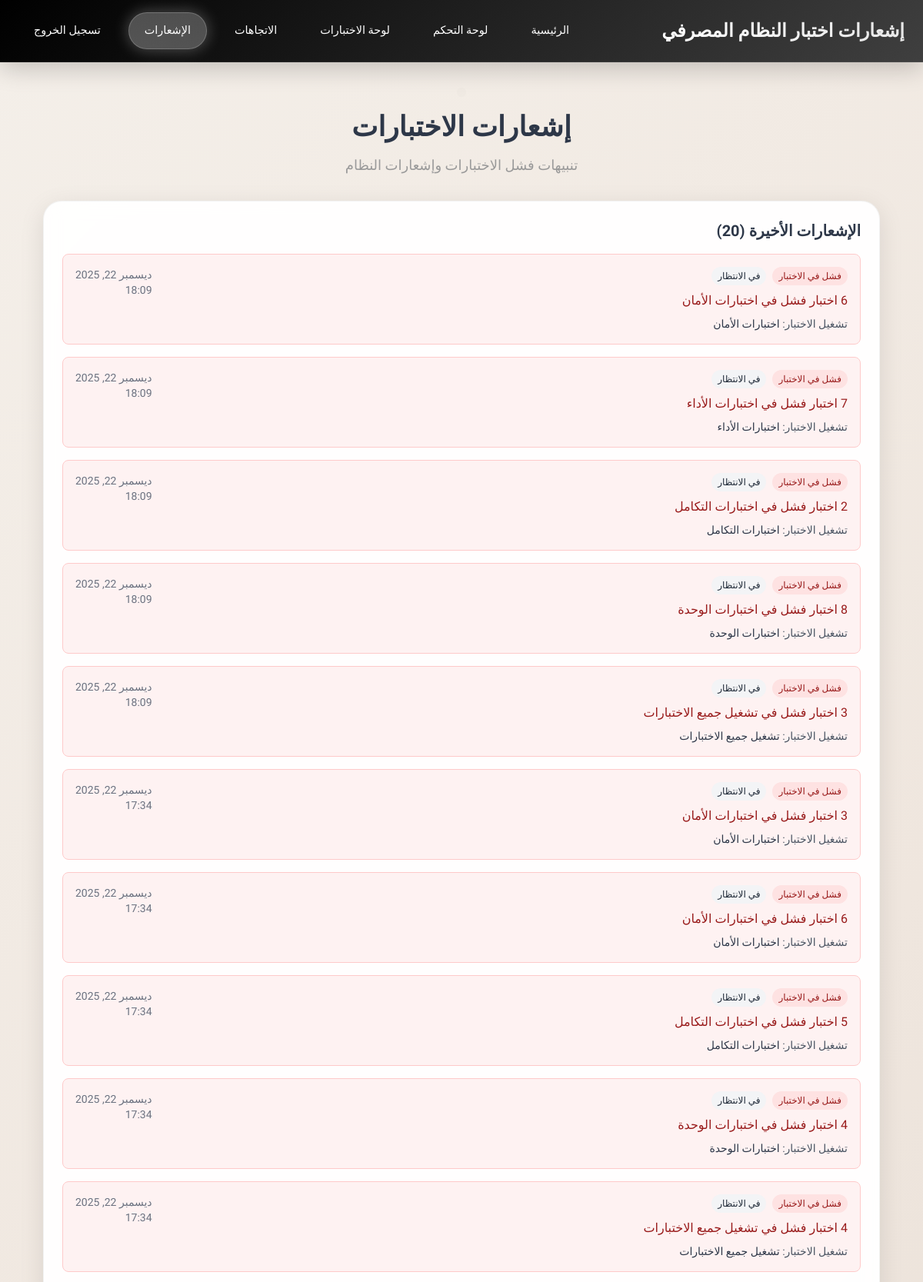
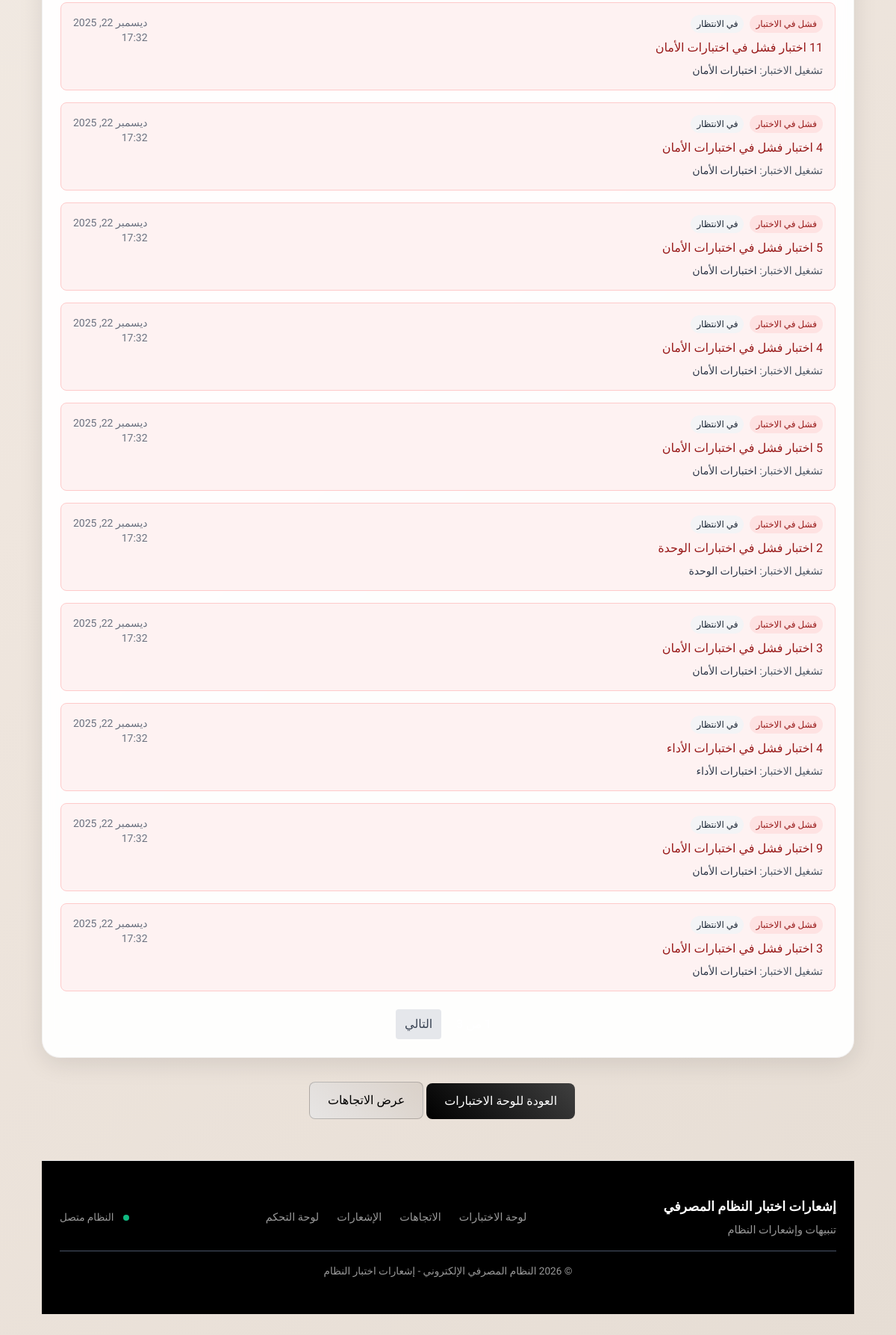
The page /test-dashboard/notifications/ on the database its author committed (2 pictures, top to bottom).
### test_dashboard/models.py (models this page shows, shortened)
class TestNotification(models.Model):
    NOTIFICATION_TYPES = [
        ('test_failure', 'Test Failure'),
        ('build_failure', 'Build Failure'),
        ('coverage_drop', 'Coverage Drop'),
    ]
    test_run = models.ForeignKey(TestRun, on_delete=models.CASCADE)
    notification_type = models.CharField(max_length=20, choices=NOTIFICATION_TYPES)
    message = models.TextField()
    created_at = models.DateTimeField(default=timezone.now)
    is_sent = models.BooleanField(default=False)
    class Meta:
        ordering = ['-created_at']

class TestRun(models.Model):
    STATUS_CHOICES = [
        ('running', 'Running'),
        ('passed', 'Passed'),
        ('failed', 'Failed'),
        ('error', 'Error'),
    ]
    name = models.CharField(max_length=200)
    status = models.CharField(max_length=20, choices=STATUS_CHOICES, default='running')
    start_time = models.DateTimeField(default=timezone.now)
    end_time = models.DateTimeField(null=True, blank=True)
    duration = models.FloatField(null=True, blank=True)
    total_tests = models.IntegerField(default=0)
    passed_tests = models.IntegerField(default=0)
    failed_tests = models.IntegerField(default=0)
    error_tests = models.IntegerField(default=0)
    coverage_percentage = models.FloatField(null=True, blank=True)
    class Meta:
        ordering = ['-start_time']

### test_dashboard/views.py (the view)
# urls.py: path('notifications/', views.NotificationListView.as_view(), name='notifications'),
class NotificationListView(ListView):
    model = TestNotification
    template_name = 'test_dashboard/notifications.html'
    context_object_name = 'notifications'
    paginate_by = 20
    def get_queryset(self):
        return TestNotification.objects.select_related('test_run').order_by('-created_at')

### templates/test_dashboard/notifications.html (shortened to what this page needs)
{% load i18n static %}
<!DOCTYPE html>
<html lang="ar" dir="rtl">
<head>
    <link href="https://unpkg.com/tailwindcss@^2.0/dist/tailwind.min.css" rel="stylesheet">
    <link rel="stylesheet" href="{% static 'css/admin-enhanced.css' %}">
</head>
<body>
    <nav class="navbar">
        <div class="nav-content">
            <a href="{% url 'admin:index' %}" class="nav-brand">
                إشعارات اختبار النظام المصرفي
            </a>
            <div class="nav-links">
                <a href="{% url 'home' %}" class="nav-link">
                    الرئيسية
                </a>
                <a href="{% url 'admin:index' %}" class="nav-link">
                    لوحة التحكم
                </a>
                <a href="{% url 'test_dashboard:dashboard' %}" class="nav-link">
                    لوحة الاختبارات
                </a>
                <a href="{% url 'test_dashboard:trends' %}" class="nav-link">
                    الاتجاهات
                </a>
                <a href="{% url 'test_dashboard:notifications' %}" class="nav-link active">
                    الإشعارات
                </a>
                <a href="{% url 'accounts:user_logout' %}" class="nav-link">
                    تسجيل الخروج
                </a>
            </div>
        </div>
    </nav>
    <div class="content-area" style="max-width: 1200px; margin: 2rem auto; padding: 0 1.5rem; position: relative; z-index: 10;">
<div class="min-h-screen py-8 px-4 sm:px-6 lg:px-8">
    <div class="max-w-6xl mx-auto">
        <div class="text-center mb-8">
            <h1 class="text-4xl font-bold text-primary mb-4">إشعارات الاختبارات</h1>
            <p class="text-lg text-muted">تنبيهات فشل الاختبارات وإشعارات النظام</p>
        </div>
        {% if notifications %}
        <div class="card p-6">
            <h3 class="text-xl font-semibold mb-4 text-primary">الإشعارات الأخيرة ({{ notifications|length }})</h3>
            <div class="space-y-4">
                {% for notification in notifications %}
                <div class="border rounded-lg p-4
                    {% if notification.notification_type == 'test_failure' %}border-red-200 bg-red-50
                    {% elif notification.notification_type == 'coverage_drop' %}border-yellow-200 bg-yellow-50
                    {% else %}border-blue-200 bg-blue-50{% endif %}">
                    <div class="flex items-start justify-between">
                        <div class="flex-1">
                            <div class="flex items-center gap-2 mb-2">
                                <span class="px-2 py-1 text-xs rounded-full font-medium
                                    {% if notification.notification_type == 'test_failure' %}bg-red-100 text-red-800
                                    {% elif notification.notification_type == 'coverage_drop' %}bg-yellow-100 text-yellow-800
                                    {% else %}bg-blue-100 text-blue-800{% endif %}">
                                    {% if notification.notification_type == 'test_failure' %}فشل في الاختبار
                                    {% elif notification.notification_type == 'build_failure' %}فشل في البناء
                                    {% elif notification.notification_type == 'coverage_drop' %}انخفاض التغطية
                                    {% else %}{{ notification.get_notification_type_display }}{% endif %}
                                </span>
                                {% if notification.is_sent %}
                                <span class="px-2 py-1 text-xs rounded-full bg-green-100 text-green-800">تم الإرسال</span>
                                {% else %}
                                <span class="px-2 py-1 text-xs rounded-full bg-gray-100 text-gray-800">في الانتظار</span>
                                {% endif %}
                            </div>
                            <div class="font-medium
                                {% if notification.notification_type == 'test_failure' %}text-red-800
                                {% elif notification.notification_type == 'coverage_drop' %}text-yellow-800
                                {% else %}text-blue-800{% endif %} mb-2">
                                {{ notification.message }}
                            </div>
                            <div class="text-sm text-gray-600">
                                تشغيل الاختبار:
                                <a href="{% url 'test_dashboard:test_run_detail' notification.test_run.pk %}"
                                   class="text-primary hover:text-primary-dark font-medium">
                                    {{ notification.test_run.name }}
                                </a>
                            </div>
                        </div>
                        <div class="text-right text-sm text-gray-500">
                            {{ notification.created_at|date:"M d, Y" }}<br>
                            {{ notification.created_at|date:"H:i" }}
                        </div>
                    </div>
                </div>
                {% endfor %}
            </div>
            {% if is_paginated %}
            <div class="mt-6 flex justify-center">
                <div class="flex gap-2">
                    <span class="px-3 py-2 bg-primary text-white rounded">
                    </span>
                    {% if page_obj.has_next %}
                        <a href="?page={{ page_obj.next_page_number }}"
                           class="px-3 py-2 bg-gray-200 text-gray-700 rounded hover:bg-gray-300">
                            التالي
                        </a>
                    {% endif %}
                </div>
            </div>
            {% endif %}
        </div>
        {% endif %}
        <div class="mt-8 text-center">
            <a href="{% url 'test_dashboard:dashboard' %}"
               class="btn-primary px-6 py-3 rounded-lg font-medium mr-4">
                العودة للوحة الاختبارات
            </a>
            <a href="{% url 'test_dashboard:trends' %}"
               class="btn-secondary px-6 py-3 rounded-lg font-medium">
                عرض الاتجاهات
            </a>
        </div>
    </div>
    <footer class="footer">
        <div style="max-width: 1200px; margin: 0 auto; padding: 1.5rem;">
            <div style="display: flex; justify-content: space-between; align-items: center; flex-wrap: wrap; gap: 1rem;">
                <div>
                    <h3 style="color: var(--white); font-size: 1.1rem; font-weight: 600; margin: 0;">إشعارات اختبار النظام المصرفي</h3>
                    <p style="color: var(--medium-gray); font-size: 0.9rem; margin: 0.5rem 0 0 0;">تنبيهات وإشعارات النظام</p>
                </div>
                <div style="display: flex; gap: 1.5rem; align-items: center; flex-wrap: wrap;">
                    <a href="{% url 'test_dashboard:dashboard' %}" style="color: var(--medium-gray); text-decoration: none; font-size: 0.9rem; transition: color 0.3s;">لوحة الاختبارات</a>
                    <a href="{% url 'test_dashboard:trends' %}" style="color: var(--medium-gray); text-decoration: none; font-size: 0.9rem; transition: color 0.3s;">الاتجاهات</a>
                    <a href="{% url 'test_dashboard:notifications' %}" style="color: var(--medium-gray); text-decoration: none; font-size: 0.9rem; transition: color 0.3s;">الإشعارات</a>
                    <a href="{% url 'admin:index' %}" style="color: var(--medium-gray); text-decoration: none; font-size: 0.9rem; transition: color 0.3s;">لوحة التحكم</a>
                </div>
                <div style="display: flex; align-items: center; gap: 0.75rem;">
                    <div style="width: 8px; height: 8px; background: #10b981; border-radius: 50%;"></div>
                    <span style="color: var(--medium-gray); font-size: 0.85rem;">النظام متصل</span>
                </div>
            </div>
            <div style="border-top: 1px solid var(--primary-light); margin-top: 1rem; padding-top: 1rem; text-align: center;">
                <p style="color: var(--medium-gray); margin: 0; font-size: 0.85rem;">© 2026 النظام المصرفي الإلكتروني - إشعارات اختبار النظام</p>
            </div>
        </div>
    </footer>
</body>
</html>

### static/css/admin-enhanced.css (style rules this page uses)
body { animation: pageLoad 0.6s ease-out; }
.content-area { position: relative; z-index: 10; }

### templates/test_dashboard/notifications.html (style rules this page uses)
:root { --primary-dark: #2D3748; --primary-light: #4A5568; --accent-gray: #E6E6E6; --light-beige: #F4EFE9; --beige: #EFE6DE; --medium-gray: #999999; --white: #FFFFFF; --black: #000000; }
* { font-family: 'Cairo', sans-serif; }
body { background: linear-gradient(135deg, #f4efe9 0%, #efe6de 50%, #e6ddd4 100%); min-height: 100vh; margin: 0; padding: 0; position: relative; overflow-x: hidden; }
body::before { content: ''; position: fixed; top: 0; left: 0; width: 100%; height: 100%; pointer-events: none; z-index: 1; }
.navbar { background: linear-gradient(135deg, #000000 0%, #3F3F3F 100%); color: white; padding: 1rem 0; box-shadow: 0 8px 32px rgba(0, 0, 0, 0.2); position: sticky; top: 0; z-index: 1000; backdrop-filter: blur(10px); border-bottom: 1px solid rgba(255, 255, 255, 0.1); }
.nav-content { max-width: 1200px; margin: 0 auto; padding: 0 1.5rem; display: flex; justify-content: space-between; align-items: center; flex-wrap: wrap; gap: 1rem; }
.nav-brand { font-size: 1.5rem; font-weight: bold; color: white; text-decoration: none; position: relative; z-index: 10; transition: all 0.3s ease; background: linear-gradient(45deg, #FFFFFF, #E6E6E6); -webkit-background-clip: text; -webkit-text-fill-color: transparent; background-clip: text; }
.nav-links { display: flex; gap: 1rem; align-items: center; flex-wrap: wrap; }
.nav-link { color: white; text-decoration: none; padding: 0.75rem 1.25rem; border-radius: 25px; transition: all 0.3s ease; font-size: 0.9rem; position: relative; overflow: hidden; z-index: 10; }
.nav-link.active { background: linear-gradient(45deg, rgba(255, 255, 255, 0.3), rgba(230, 230, 230, 0.3)); box-shadow: 0 0 20px rgba(255, 255, 255, 0.3); border: 1px solid rgba(255, 255, 255, 0.2); }
.card { background: rgba(255, 255, 255, 0.95); border: 1px solid rgba(230, 230, 230, 0.5); box-shadow: 0 8px 32px rgba(0, 0, 0, 0.1); border-radius: 1.5rem; margin-bottom: 1.5rem; backdrop-filter: blur(10px); transition: all 0.3s ease; position: relative; overflow: hidden; }
.btn-primary { background: linear-gradient(45deg, #000000, #3F3F3F); color: var(--white); border: none; transition: all 0.3s ease; text-decoration: none; display: inline-block; position: relative; overflow: hidden; border-radius: 8px; }
.btn-secondary { background: linear-gradient(45deg, rgba(230, 230, 230, 0.8), rgba(214, 205, 197, 0.8)); color: var(--black); border: 1px solid rgba(0, 0, 0, 0.2); transition: all 0.3s ease; text-decoration: none; display: inline-block; position: relative; overflow: hidden; border-radius: 8px; backdrop-filter: blur(5px); }
.text-primary { color: var(--primary-dark); }
.text-muted { color: var(--medium-gray); }
.footer { background-color: var(--black); color: var(--white); margin-top: 3rem; padding: 1.5rem 0; border-top: 1px solid var(--accent-gray); }

### rows shown on the page
TestNotification: notification_type "فشل في الاختبار", is_sent "في الانتظار", message "6 اختبار فشل في اختبارات الأمان", test_run.name "اختبارات الأمان", created_at "ديسمبر 22, 2025", created_at "18:09"
TestNotification: notification_type "فشل في الاختبار", is_sent "في الانتظار", message "7 اختبار فشل في اختبارات الأداء", test_run.name "اختبارات الأداء", created_at "ديسمبر 22, 2025", created_at "18:09"
TestNotification: notification_type "فشل في الاختبار", is_sent "في الانتظار", message "2 اختبار فشل في اختبارات التكامل", test_run.name "اختبارات التكامل", created_at "ديسمبر 22, 2025", created_at "18:09"
TestNotification: notification_type "فشل في الاختبار", is_sent "في الانتظار", message "8 اختبار فشل في اختبارات الوحدة", test_run.name "اختبارات الوحدة", created_at "ديسمبر 22, 2025", created_at "18:09"
TestNotification: notification_type "فشل في الاختبار", is_sent "في الانتظار", message "3 اختبار فشل في تشغيل جميع الاختبارات", test_run.name "تشغيل جميع الاختبارات", created_at "ديسمبر 22, 2025", created_at "18:09"
TestNotification: notification_type "فشل في الاختبار", is_sent "في الانتظار", message "3 اختبار فشل في اختبارات الأمان", test_run.name "اختبارات الأمان", created_at "ديسمبر 22, 2025", created_at "17:34"
TestNotification: notification_type "فشل في الاختبار", is_sent "في الانتظار", message "6 اختبار فشل في اختبارات الأمان", test_run.name "اختبارات الأمان", created_at "ديسمبر 22, 2025", created_at "17:34"
TestNotification: notification_type "فشل في الاختبار", is_sent "في الانتظار", message "5 اختبار فشل في اختبارات التكامل", test_run.name "اختبارات التكامل", created_at "ديسمبر 22, 2025", created_at "17:34"
TestNotification: notification_type "فشل في الاختبار", is_sent "في الانتظار", message "4 اختبار فشل في اختبارات الوحدة", test_run.name "اختبارات الوحدة", created_at "ديسمبر 22, 2025", created_at "17:34"
TestNotification: notification_type "فشل في الاختبار", is_sent "في الانتظار", message "4 اختبار فشل في تشغيل جميع الاختبارات", test_run.name "تشغيل جميع الاختبارات", created_at "ديسمبر 22, 2025", created_at "17:34"
TestNotification: notification_type "فشل في الاختبار", is_sent "في الانتظار", message "11 اختبار فشل في اختبارات الأمان", test_run.name "اختبارات الأمان", created_at "ديسمبر 22, 2025", created_at "17:32"
TestNotification: notification_type "فشل في الاختبار", is_sent "في الانتظار", message "4 اختبار فشل في اختبارات الأمان", test_run.name "اختبارات الأمان", created_at "ديسمبر 22, 2025", created_at "17:32"
TestNotification: notification_type "فشل في الاختبار", is_sent "في الانتظار", message "5 اختبار فشل في اختبارات الأمان", test_run.name "اختبارات الأمان", created_at "ديسمبر 22, 2025", created_at "17:32"
TestNotification: notification_type "فشل في الاختبار", is_sent "في الانتظار", message "4 اختبار فشل في اختبارات الأمان", test_run.name "اختبارات الأمان", created_at "ديسمبر 22, 2025", created_at "17:32"
TestNotification: notification_type "فشل في الاختبار", is_sent "في الانتظار", message "5 اختبار فشل في اختبارات الأمان", test_run.name "اختبارات الأمان", created_at "ديسمبر 22, 2025", created_at "17:32"
TestNotification: notification_type "فشل في الاختبار", is_sent "في الانتظار", message "2 اختبار فشل في اختبارات الوحدة", test_run.name "اختبارات الوحدة", created_at "ديسمبر 22, 2025", created_at "17:32"
TestNotification: notification_type "فشل في الاختبار", is_sent "في الانتظار", message "3 اختبار فشل في اختبارات الأمان", test_run.name "اختبارات الأمان", created_at "ديسمبر 22, 2025", created_at "17:32"
TestNotification: notification_type "فشل في الاختبار", is_sent "في الانتظار", message "4 اختبار فشل في اختبارات الأداء", test_run.name "اختبارات الأداء", created_at "ديسمبر 22, 2025", created_at "17:32"
TestNotification: notification_type "فشل في الاختبار", is_sent "في الانتظار", message "9 اختبار فشل في اختبارات الأمان", test_run.name "اختبارات الأمان", created_at "ديسمبر 22, 2025", created_at "17:32"
TestNotification: notification_type "فشل في الاختبار", is_sent "في الانتظار", message "3 اختبار فشل في اختبارات الأمان", test_run.name "اختبارات الأمان", created_at "ديسمبر 22, 2025", created_at "17:32"

### other values the page prints
{{ notifications|length }} "20"
